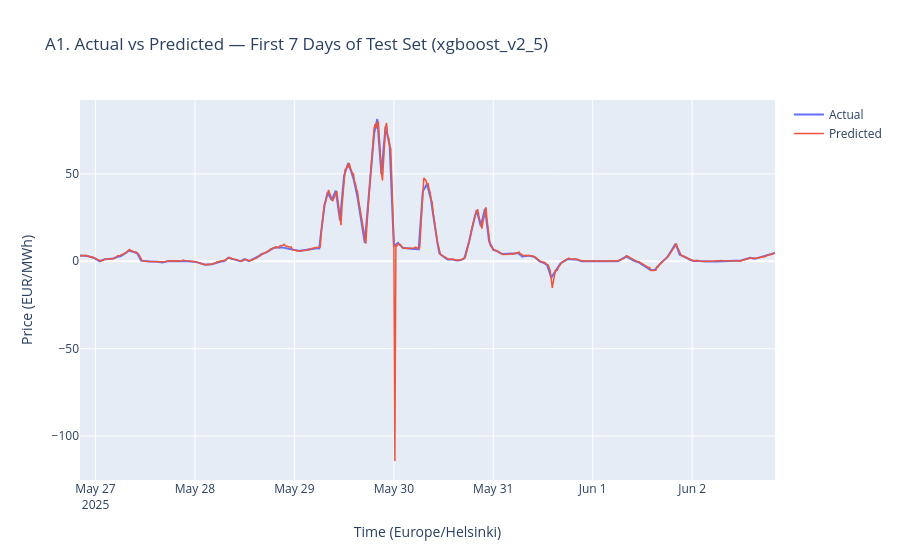

Notebook code for this chart:
### Markdown cell above
### A1. Actual vs Predicted — Time Series (first 7 days of test set)

Why: the most intuitive check — plot real price and predicted price together.
If the two lines track each other closely, the model is reliable.
We show only the first 7 days of the test set so the lines are readable.

### Code cell
# 7 days * 24 hours * 4 quarters = 672 fifteen-minute steps
steps = 7 * 24 * 4

fig = go.Figure()
fig.add_trace(go.Scatter(x=test_dt[:steps], y=y_test[:steps], name='Actual', mode='lines'))
fig.add_trace(go.Scatter(x=test_dt[:steps], y=y_pred[:steps], name='Predicted', mode='lines',
                         line=dict(width=1.5)))
fig.update_layout(title=f'A1. Actual vs Predicted — First 7 Days of Test Set ({model_name})',
                  xaxis_title='Time (Europe/Helsinki)', yaxis_title='Price (EUR/MWh)')
fig.show()

### Figure 1 — Plotly figure (JSON) as saved in the notebook; plotly's stock layout.template omitted (floating-point values rounded to 4 significant figures; data arrays with more than 128 entries replaced by an {"elided": "..."} marker saying what was removed)
{"data": [{"mode": "lines", "name": "Actual", "type": "scatter", "x": {"elided": "672 str values"}, "y": {"elided": "672 float values"}}, {"line": {"width": 1.5}, "mode": "lines", "name": "Predicted", "type": "scatter", "x": {"elided": "672 str values"}, "y": {"elided": "672 float values"}}], "layout": {"title": {"text": "A1. Actual vs Predicted — First 7 Days of Test Set (xgboost_v2_5)"}, "xaxis": {"title": {"text": "Time (Europe/Helsinki)"}}, "yaxis": {"title": {"text": "Price (EUR/MWh)"}}}}
